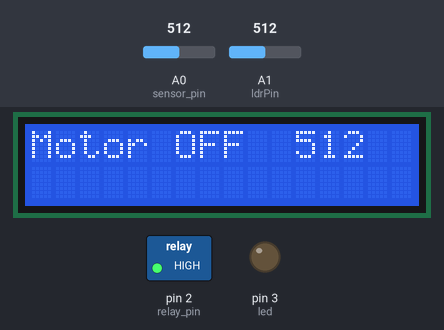
A sketch run on a simulated Arduino Uno, built with avr-gcc and run on an emulated ATmega328P. Parts: 16×2 character LCD, switched loads named in the sketch (green lamp = pin HIGH), output pins drawn as LEDs (lit = HIGH). Inputs (shaded band) come from the test bench; at power-on: A0 (sensor_pin) = 512, A1 (ldrPin) = 512. What the sketch prints to the serial monitor is not drawn.

Above: at 1.2 s.
1.3 s: A0 (sensor_pin) set to 933
At 2.5 s:
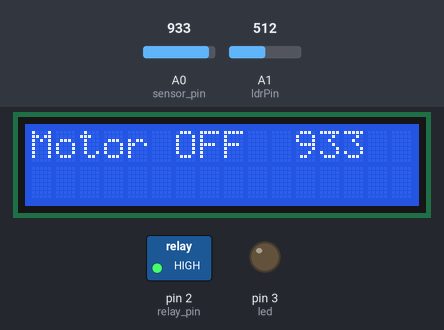
2.8 s: A0 (sensor_pin) set to 961
At 4.0 s:
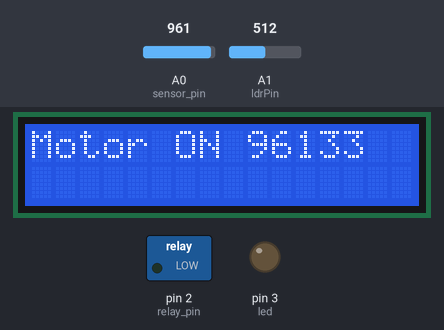
4.3 s: A1 (ldrPin) set to 78
5.8 s: A1 (ldrPin) set to 65
At 6.6 s:
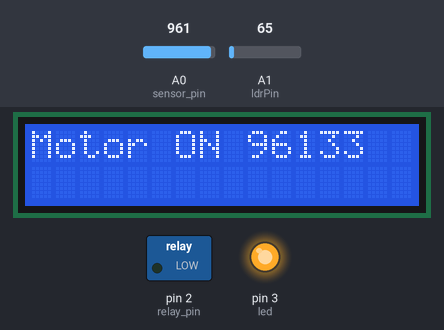
7.3 s: A0 (sensor_pin) set to 490
At 8.4 s:
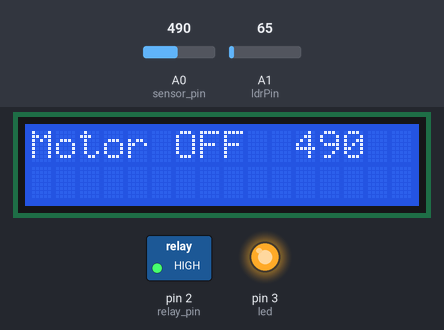
8.8 s: A1 (ldrPin) set to 122
At 9.2 s:
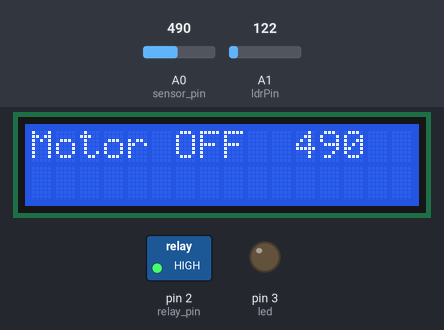
Timing chart, 0 to 11.8 s (numbered marks = the images above; inputs shaded):
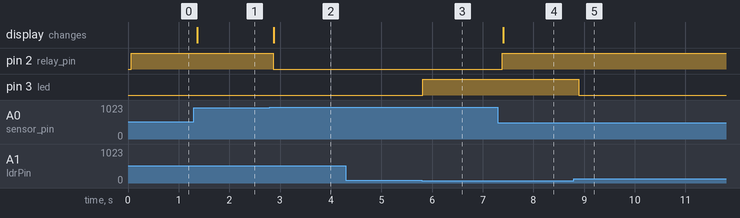

The sketch:

project__1_.ino
```cpp
#include<LiquidCrystal_I2C.h>

LiquidCrystal_I2C lcd(0x27,16,2);

int sensor_pin = A0;       //Sensor Pin
int relay_pin = 2;         //Relay Pin
int ldrPin = A1;         // LDR Pin
int led = 3;
void setup()
{
  Serial.begin(9600);
  lcd.begin(16,2);
  lcd.backlight();
  lcd.setBacklight(HIGH);
  pinMode(sensor_pin, INPUT);
  pinMode(relay_pin, OUTPUT);
  pinMode(led, OUTPUT);
}

void loop()
{
  int moisture_data = analogRead(sensor_pin);

  if(moisture_data > 950)
  {
    Serial.println("No moisture, Soil is dry");
    digitalWrite(relay_pin, LOW);
    lcd.setCursor(0,0);
    lcd.print("Motor ON ");
    lcd.print(moisture_data);
  }
  else if(moisture_data >= 500 && moisture_data <= 950)
  {
    Serial.println("There is some moisture, Soil is medium");
    digitalWrite(relay_pin, HIGH);
    lcd.setCursor(0,0);
    lcd.print("Motor OFF  ");
    lcd.print(moisture_data);
  }
  else if(moisture_data < 500)
  {
    Serial.println("Soil is wet");
    digitalWrite(relay_pin, HIGH);
    lcd.setCursor(0,0);
    lcd.print("Motor OFF  ");
    lcd.print(moisture_data);
  }

  int ldr_data = analogRead(ldrPin);
  Serial.println("");
  Serial.print("Light Sensor ");
  Serial.print("Value = ");
  Serial.print(ldr_data);
  if(ldr_data <= 70)
  {
    Serial.println("Insufficient Light: ");
    Serial.println(ldr_data);
    digitalWrite(led, HIGH);
  }
  else
  {
    Serial.println("Sufficient Light: ");
    Serial.println(ldr_data);
    digitalWrite(led, LOW);
  }

  delay(100);
}
```

Measured:
- the behaviour switches between 950 and 951 on A0 (sensor_pin) (found by bisection; images 1 and 2)
- the behaviour switches between 71 and 70 on A1 (ldrPin) (found by bisection; images 2 and 3)
- after the input at 1.3 s, the display: changes after 0.06 s (image 1)
- after the input at 2.8 s, pin 2 (relay_pin): HIGH → LOW after 0.06 s; the display: changes after 0.08 s (image 2)
- after the input at 4.3 s, every drawn part: stays the same
- after the input at 5.8 s, pin 3 (led): LOW → HIGH at once
- after the input at 7.3 s, pin 2 (relay_pin): LOW → HIGH after 0.09 s; the display: changes after 0.10 s (image 4)
- after the input at 8.8 s, pin 3 (led): HIGH → LOW after 0.09 s
